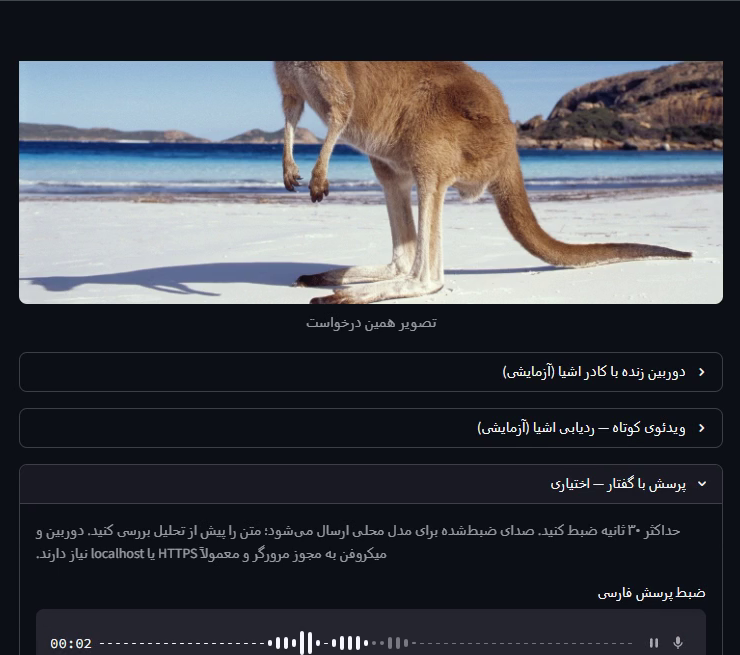
#> input picture assets/recorded-image-input.png, 740 x 655 px
$ python -i vision_preprocess.py   (imports and definitions only)   (older library calls are emulated)
#> lines starting #> are read from the running program, lines starting #| are printed output that depends on the picture; after the words box and inside, x2 and y2 are one past the last pixel; in counts of white or black regions, pixels touching at a corner belong together
"""Image-quality assessment, contrast enhancement and OCR preparation with OpenCV. All processing is local and independent of model inference."""
from __future__ import annotations

import math

import numpy as np

# Thresholds are starting points for 1-12 MP phone photos, not calibrated probabilities.
BLUR_VAR_MIN = 60.0       # variance of Laplacian on a 1024px-long-side gray image
DARK_MEAN_MAX = 60.0      # mean of HSV value channel (0-255)
BRIGHT_MEAN_MIN = 215.0
LOW_CONTRAST_STD = 25.0


def _cv2():
    import cv2
    return cv2


# [6 lines left out: function to_bgr, not called in this run]


def to_pil(bgr: np.ndarray):
    from PIL import Image
    return Image.fromarray(np.ascontiguousarray(bgr[:, :, ::-1]))


# [38 lines left out: functions _resize_long_side, assess_quality, not called in this run]


def gamma_correct(bgr: np.ndarray, gamma: float) -> np.ndarray:
    table = np.array([((i / 255.0) ** (1.0 / gamma)) * 255 for i in range(256)], dtype=np.uint8)
    return _cv2().LUT(bgr, table)


# [26 lines left out: functions clahe_color, enhance, not called in this run]


def remove_shadow(gray: np.ndarray) -> np.ndarray:
    """Estimate background by dilation + median blur, divide it out (uneven light/shadow)."""
    cv2 = _cv2()
    background = cv2.medianBlur(cv2.dilate(gray, np.ones((7, 7), np.uint8)), 21)
    diff = 255 - cv2.absdiff(gray, background)
    return cv2.normalize(diff, None, 0, 255, cv2.NORM_MINMAX)


def deskew_angle(gray: np.ndarray) -> float:
    """Dominant text angle from dark-pixel cloud (minAreaRect); 0 when unclear."""
    cv2 = _cv2()
    _, binary = cv2.threshold(gray, 0, 255, cv2.THRESH_BINARY_INV + cv2.THRESH_OTSU)
    points = cv2.findNonZero(binary)
    if points is None or len(points) < 50:
        return 0.0
    angle = cv2.minAreaRect(points)[-1]
    angle = angle - 90 if angle > 45 else angle
    return float(angle) if abs(angle) <= 15 else 0.0


# [5 lines left out: function rotate, not called in this run]


def prepare_for_ocr(bgr: np.ndarray) -> tuple[np.ndarray, list[str]]:
    """Gray -> shadow removal -> CLAHE -> deskew -> upscale small text -> light morphology."""
    cv2 = _cv2()
    steps = []
    gray = cv2.cvtColor(bgr, cv2.COLOR_BGR2GRAY)
    gray = remove_shadow(gray)
    steps.append("shadow_removal")
    gray = cv2.createCLAHE(clipLimit=2.0, tileGridSize=(8, 8)).apply(gray)
    steps.append("clahe")
    angle = deskew_angle(gray)
    if abs(angle) >= 0.5:
        gray = rotate(gray, angle)
        steps.append(f"deskew_{angle:.1f}")
    if max(gray.shape) < 1200:
        gray = cv2.resize(gray, None, fx=2, fy=2, interpolation=cv2.INTER_CUBIC)
        steps.append("upscale_2x")
    gray = cv2.morphologyEx(gray, cv2.MORPH_CLOSE, np.ones((2, 2), np.uint8))
    steps.append("morph_close_2")
    return cv2.cvtColor(gray, cv2.COLOR_GRAY2BGR), steps


# [23 lines left out: function text_regions, not called in this run]

>>> import cv2
>>> picture = cv2.imread('../assets/recorded-image-input.png')
#> picture is the input picture: shape (655, 740, 3); mean B, G, R 77.1, 70.8, 68.8
>>> result = prepare_for_ocr(picture)
#> in prepare_for_ocr, `gray = cv2.cvtColor(bgr, cv2.COLOR_BGR2GRAY)`:
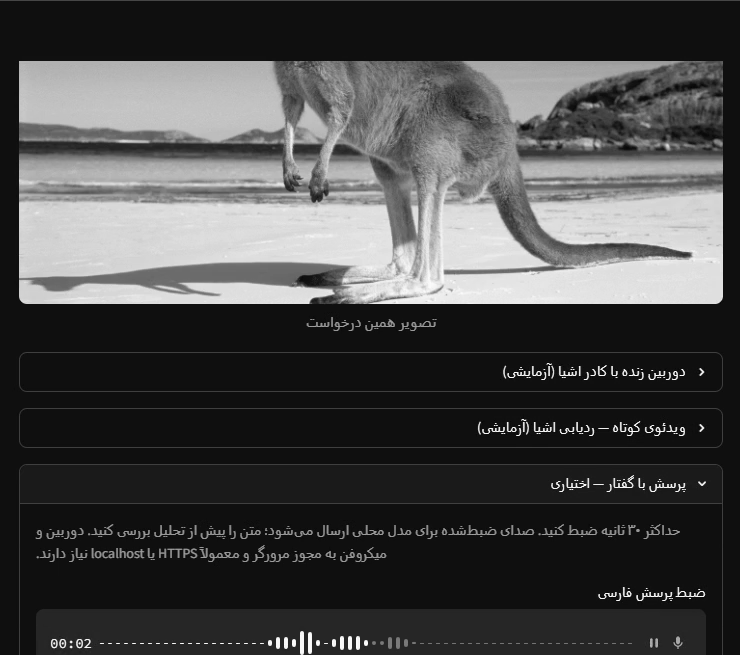
#> gray: shape (655, 740); min 3, max 255, mean 71
#> in remove_shadow, `background = cv2.medianBlur(cv2.dilate(gray, np.ones((7, 7), np.uint8)..`:
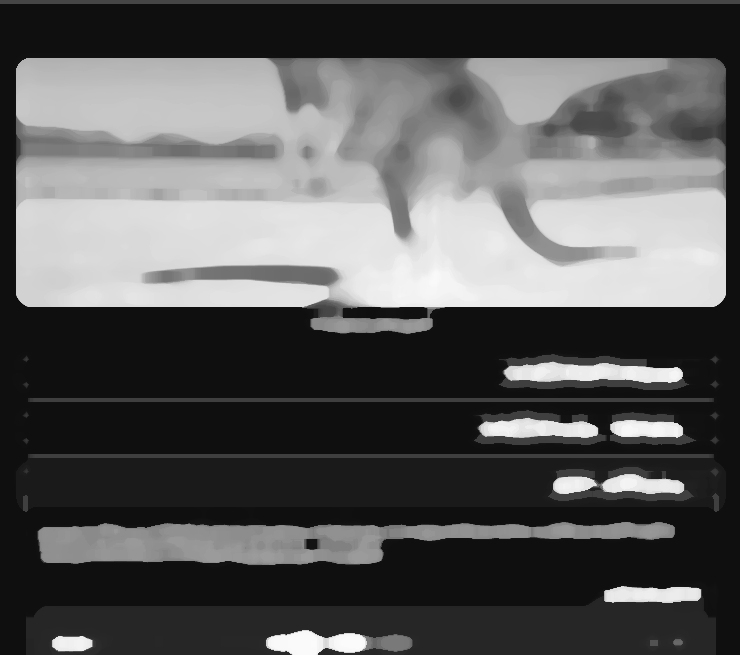
#> background: shape (655, 740); min 15, max 251, mean 89.9
#> in remove_shadow, `diff = 255 - cv2.absdiff(gray, background)`:
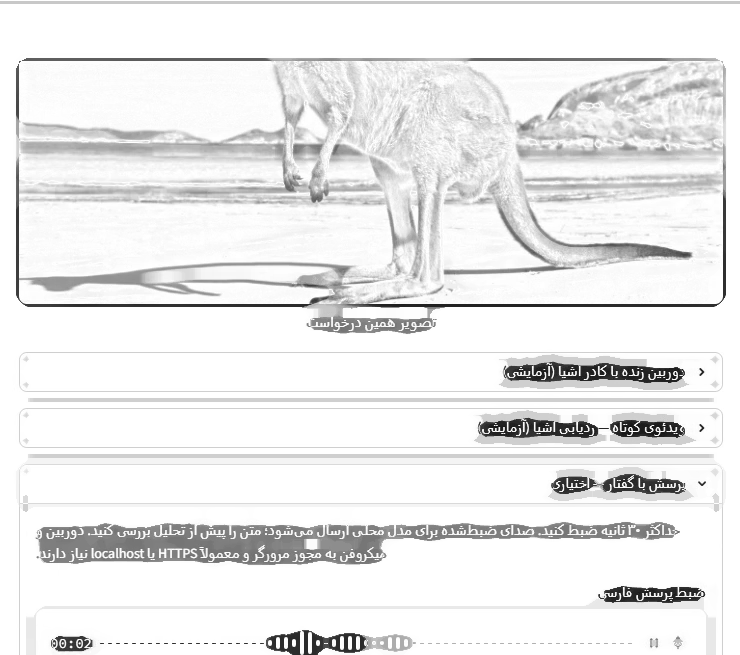
#> diff: shape (655, 740); min 19, max 255, mean 234.6
#> in prepare_for_ocr, `gray = cv2.createCLAHE(clipLimit=2.0, tileGridSize=(8, 8)).apply(gray)`:
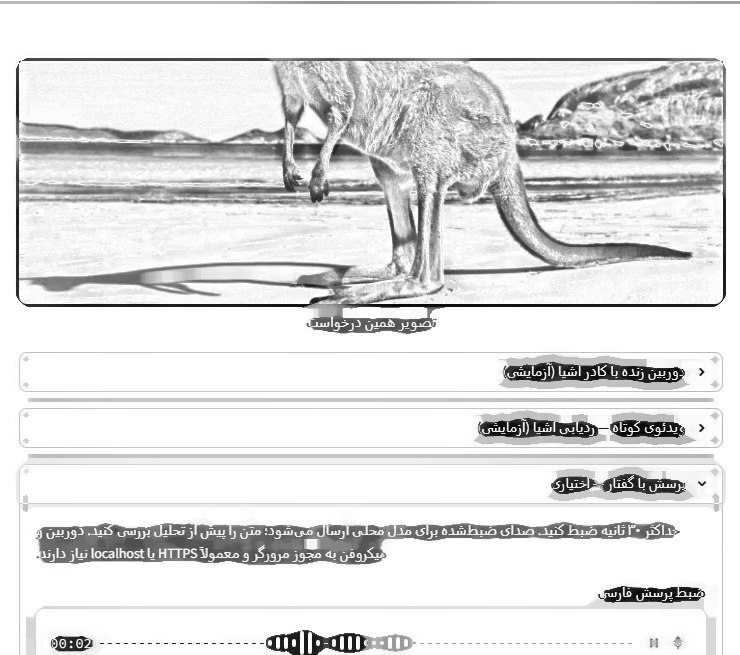
#> gray: shape (655, 740); min 1, max 255, mean 223.7
#> in deskew_angle, `_, binary = cv2.threshold(gray, 0, 255, cv2.THRESH_BINARY_INV + cv2.TH..`:
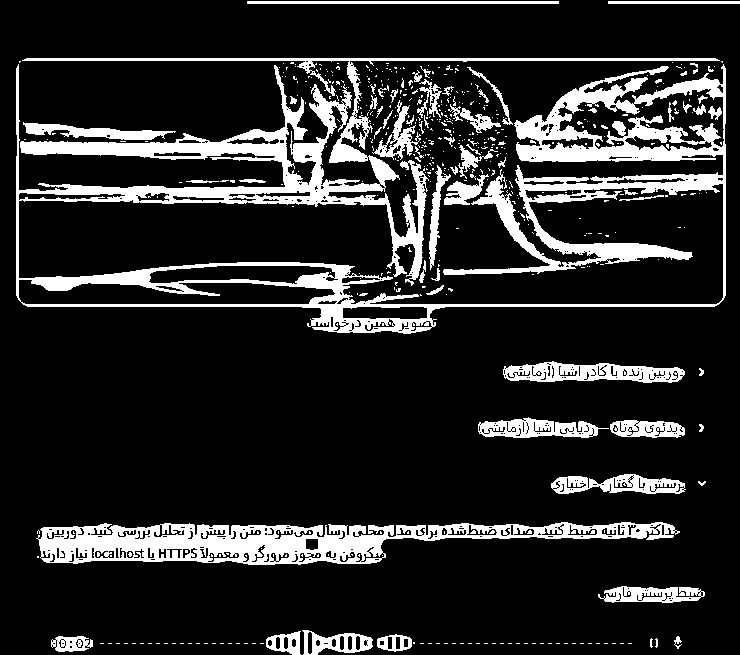
#> binary: shape (655, 740); 15.6% white; 509 white regions (447 under 20 px), largest, box (x1, y1, x2, y2) and area: (16, 58, 726, 334) 43086, (36, 522, 680, 565) 13445, (503, 361, 685, 383) 2404
#> in deskew_angle, `points = cv2.findNonZero(binary)`: points = contour of 75855 points, box (x1, y1, x2, y2) (16, 1, 740, 655), area 106145
#> in deskew_angle, `angle = cv2.minAreaRect(points)[-1]`: angle = -90
#> in prepare_for_ocr, `angle = deskew_angle(gray)`: angle = 0
#> in prepare_for_ocr, `gray = cv2.morphologyEx(gray, cv2.MORPH_CLOSE, np.ones((2, 2), np.uint..`:
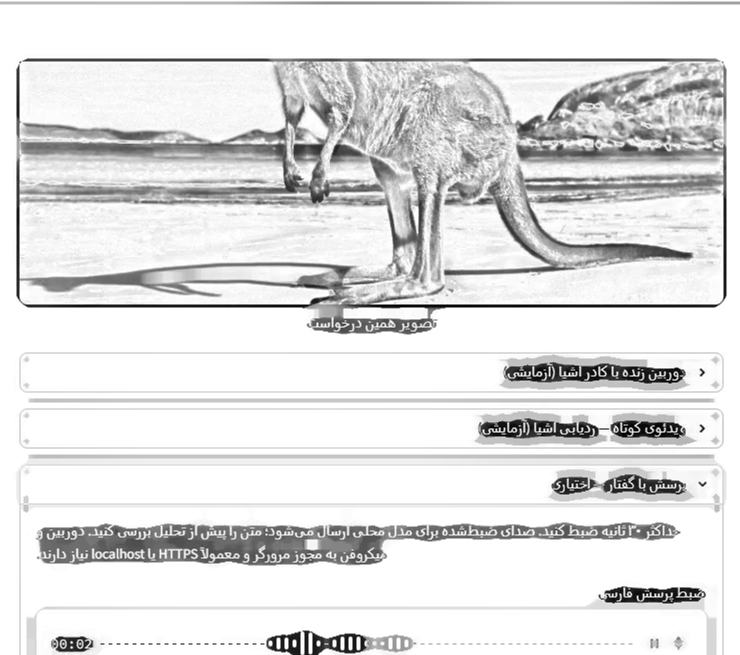
#> gray: shape (1310, 1480) (shown at 1/2 size); min 0, max 255, mean 223.8
